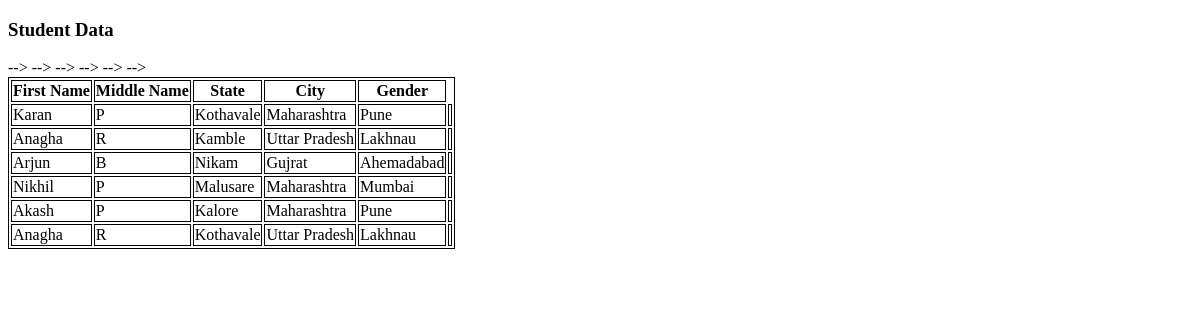
/show_data/, run on the app's committed database.
### student/models.py (models this page shows)
class Student_master(models.Model):
    city = models.ForeignKey(City_master, on_delete= models.PROTECT)
    state = models.ForeignKey(State_master, on_delete= models.PROTECT)
    student_id = models.IntegerField(primary_key = True, max_length=5, default=None)
    student_f_name = models.CharField(max_length=20, default=None)
    student_m_name = models.CharField(max_length=20, default=None)
    student_l_name = models.CharField(max_length=20, default=None)
    gender = models.CharField(max_length=10,choices=GENDER, default='Male')

class State_master(models.Model):
    state_id = models.IntegerField(primary_key = True, max_length=5, default=None)
    state = models.CharField(max_length=20, default=None)
    def __str__(self):
        return self.state

class City_master(models.Model):
    city_id = models.IntegerField(primary_key = True, max_length=5, default=None)
    city = models.CharField(max_length=20, default=None)
    def __str__(self):
        return self.city

### student/views.py (the view)
# urls.py: path('show_data/',views.show_data,name="showdata")
def show_data(request):
 if request.method == 'GET':
  studs = Student_master.objects.all()
  return render(request, 'show_data.html', {'studs':studs})

### student/templates/show_data.html (shortened to what this page needs)
<!DOCTYPE html>
{% load static %}
<html lang="en">
<head>
 <link rel="stylesheet" href="{% static 'student\static\css\bootstrap-grid.min.css' %}">
</head>
<body>
   <table>
      <h3>Student Data</h3>
       <th>First Name</th>
       <th>Middle Name</th>
       <th>State</th>
       <th>City</th>
       <th>Gender</th>
       {% for stu1 in studs %}
       <tr>
        <td>{{stu1.student_f_name}}</td>
        <td>{{stu1.student_m_name}}</td>
        <td>{{stu1.student_l_name}}</td>
        <td>{{stu1.state}}</td>
        <td>{{stu1.city}}</td>
        <td>{{stu1.Gender}}</td>
       </tr> -->
      {% endfor %}
     </table>
</body>
</html>

### student/templates/show_data.html (style rules this page uses)
table, th, tr, td { border: 1px solid black }

### data on the page
Student_master: student_f_name "Karan", student_m_name "P", student_l_name "Kothavale", state "Maharashtra", city "Pune"
Student_master: student_f_name "Anagha", student_m_name "R", student_l_name "Kamble", state "Uttar Pradesh", city "Lakhnau"
Student_master: student_f_name "Arjun", student_m_name "B", student_l_name "Nikam", state "Gujrat", city "Ahemadabad"
Student_master: student_f_name "Nikhil", student_m_name "P", student_l_name "Malusare", state "Maharashtra", city "Mumbai"
Student_master: student_f_name "Akash", student_m_name "P", student_l_name "Kalore", state "Maharashtra", city "Pune"
Student_master: student_f_name "Anagha", student_m_name "R", student_l_name "Kothavale", state "Uttar Pradesh", city "Lakhnau"
